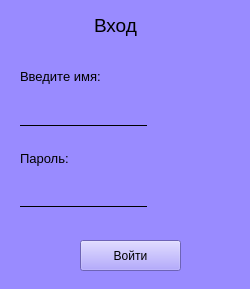
<?xml version="1.0" encoding="UTF-8"?>
<ui version="4.0">
 <class>Form</class>
 <widget class="QWidget" name="Form">
  <property name="geometry">
   <rect>
    <x>0</x>
    <y>0</y>
    <width>250</width>
    <height>289</height>
   </rect>
  </property>
  <property name="windowTitle">
   <string>Form</string>
  </property>
  <property name="styleSheet">
   <string notr="true">QPushButton{
background-color: rgb(23, 157, 148);
}
QPushButton:hover{
background-color: rgb(119, 125, 216);
}
QLineEditl{
padding: 10px;
}
QWidget{
background-color: rgb(153, 139, 255);
}</string>
  </property>
  <widget class="QTextBrowser" name="textBrowser">
   <property name="geometry">
    <rect>
     <x>90</x>
     <y>10</y>
     <width>61</width>
     <height>41</height>
    </rect>
   </property>
   <property name="styleSheet">
    <string notr="true">border-color:none;
border: none;
align: center;</string>
   </property>
   <property name="html">
    <string>&lt;!DOCTYPE HTML PUBLIC &quot;-//W3C//DTD HTML 4.0//EN&quot; &quot;http://www.w3.org/TR/REC-html40/strict.dtd&quot;&gt;
&lt;html&gt;&lt;head&gt;&lt;meta name=&quot;qrichtext&quot; content=&quot;1&quot; /&gt;&lt;style type=&quot;text/css&quot;&gt;
p, li { white-space: pre-wrap; }
&lt;/style&gt;&lt;/head&gt;&lt;body style=&quot; font-family:'MS Shell Dlg 2'; font-size:7.8pt; font-weight:400; font-style:normal;&quot;&gt;
&lt;p style=&quot; margin-top:0px; margin-bottom:0px; margin-left:0px; margin-right:0px; -qt-block-indent:0; text-indent:0px;&quot;&gt;&lt;span style=&quot; font-size:14pt;&quot;&gt;Вход&lt;/span&gt;&lt;/p&gt;&lt;/body&gt;&lt;/html&gt;</string>
   </property>
  </widget>
  <widget class="QLabel" name="label_2">
   <property name="geometry">
    <rect>
     <x>20</x>
     <y>132</y>
     <width>127</width>
     <height>52</height>
    </rect>
   </property>
   <property name="styleSheet">
    <string notr="true">font-size: 13px;</string>
   </property>
   <property name="text">
    <string>Пароль:</string>
   </property>
  </widget>
  <widget class="QLineEdit" name="name_place">
   <property name="geometry">
    <rect>
     <x>20</x>
     <y>105</y>
     <width>127</width>
     <height>21</height>
    </rect>
   </property>
   <property name="styleSheet">
    <string notr="true">border: none;
border-bottom: 1px solid black;
</string>
   </property>
  </widget>
  <widget class="QLineEdit" name="pswrd">
   <property name="geometry">
    <rect>
     <x>20</x>
     <y>186</y>
     <width>127</width>
     <height>21</height>
    </rect>
   </property>
   <property name="styleSheet">
    <string notr="true">border: none;
border-bottom: 1px solid black;
</string>
   </property>
  </widget>
  <widget class="QLabel" name="label">
   <property name="geometry">
    <rect>
     <x>20</x>
     <y>50</y>
     <width>127</width>
     <height>53</height>
    </rect>
   </property>
   <property name="styleSheet">
    <string notr="true">font-size: 13px;</string>
   </property>
   <property name="text">
    <string>Введите имя:</string>
   </property>
  </widget>
  <widget class="QPushButton" name="push_login">
   <property name="geometry">
    <rect>
     <x>80</x>
     <y>240</y>
     <width>101</width>
     <height>31</height>
    </rect>
   </property>
   <property name="styleSheet">
    <string notr="true"/>
   </property>
   <property name="text">
    <string>Войти</string>
   </property>
  </widget>
  <widget class="QLabel" name="errorrr">
   <property name="geometry">
    <rect>
     <x>150</x>
     <y>120</y>
     <width>91</width>
     <height>51</height>
    </rect>
   </property>
   <property name="text">
    <string/>
   </property>
  </widget>
 </widget>
 <resources/>
 <connections/>
</ui>
